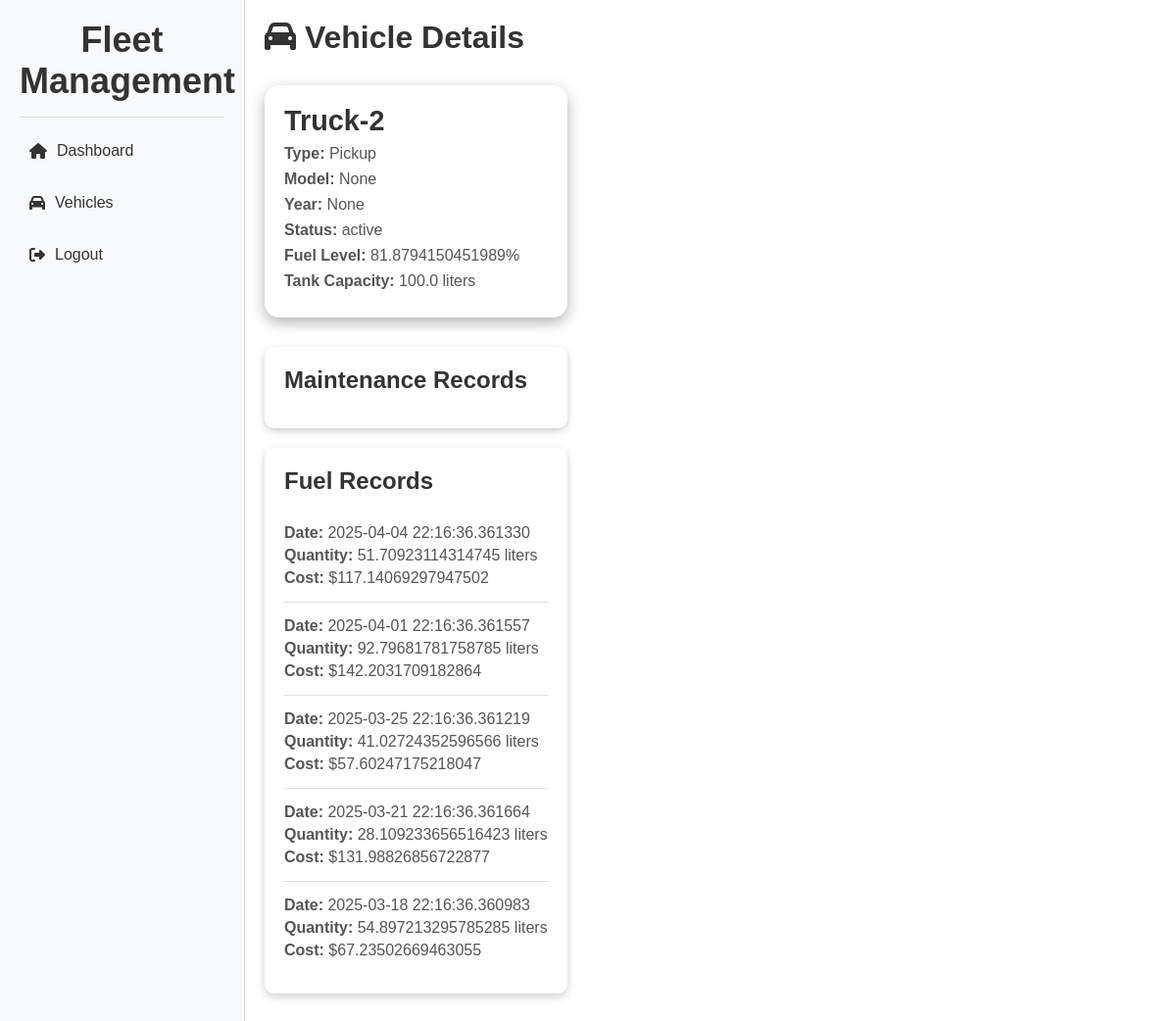
The app's page /vehicle/2 (signed in), older data.
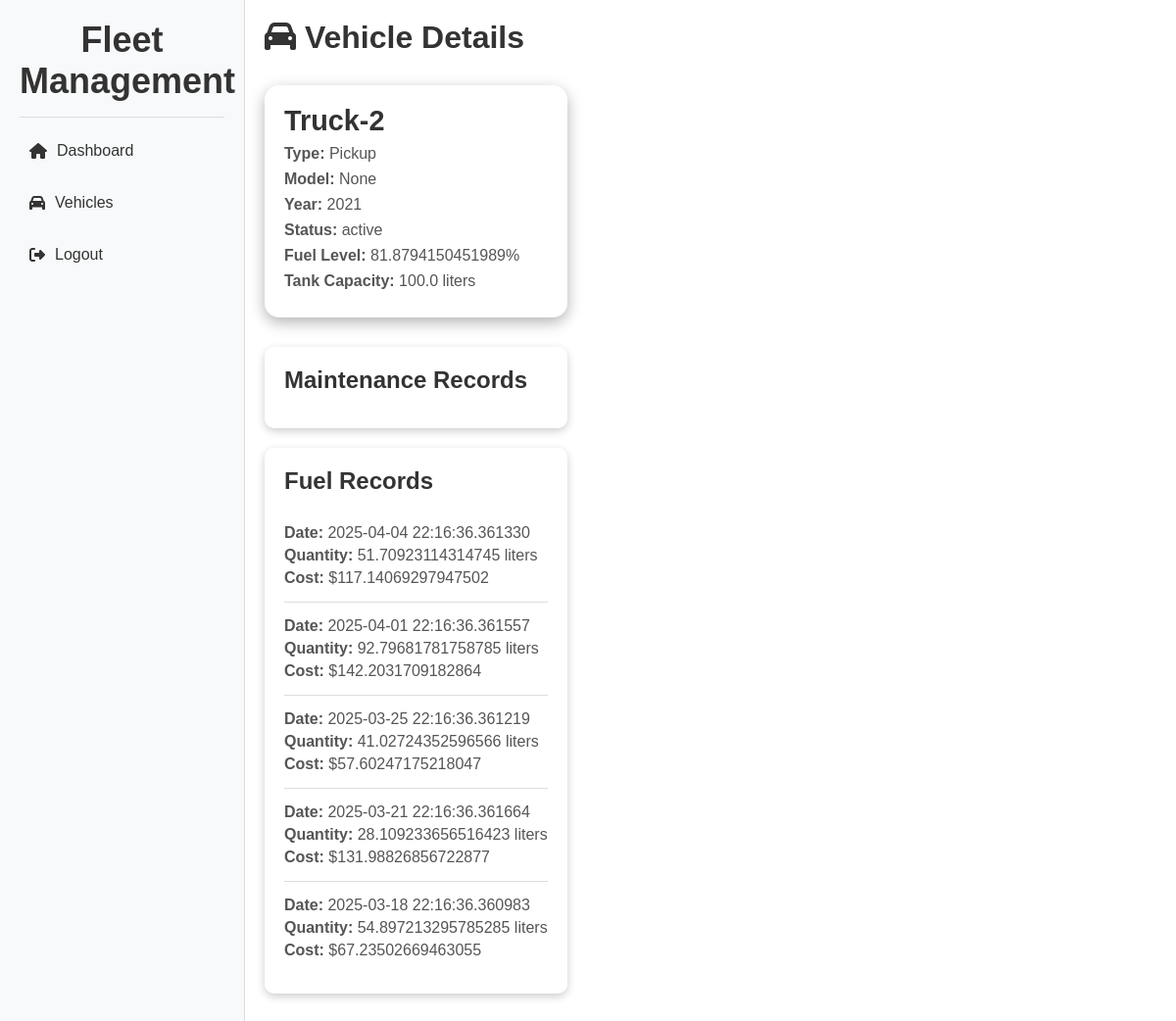
The same page, newer data.
### app.py (models this page shows)
class Vehicle(db.Model):
    id = db.Column(db.Integer, primary_key=True)
    name = db.Column(db.String(80), nullable=False)
    vehicle_type = db.Column(db.String(50), nullable=False, default='Truck')  # New field
    model = db.Column(db.String(100))  # New field
    year = db.Column(db.Integer)  # New field
    current_location = db.Column(db.String(200))
    latitude = db.Column(db.Float)
    longitude = db.Column(db.Float)
    fuel_level = db.Column(db.Float, default=100.0)
    status = db.Column(db.String(50), default='active')
    last_maintenance = db.Column(db.DateTime)
    tank_capacity = db.Column(db.Float, default=100.0)
    maintenance_records = db.relationship('MaintenanceRecord', backref='vehicle', lazy=True)
    fuel_records = db.relationship('FuelRecord', backref='vehicle', lazy=True)
    created_at = db.Column(db.DateTime, default=datetime.utcnow)
    updated_at = db.Column(db.DateTime, default=datetime.utcnow, onupdate=datetime.utcnow)
    image_url = db.Column(db.String(500))  # New field for vehicle image

### app.py (the view)
@app.route('/vehicle/<int:id>')
@login_required
def vehicle_details(id):
    vehicle = Vehicle.query.get_or_404(id)  # Fetch the vehicle by its ID
    maintenance_records = MaintenanceRecord.query.filter_by(vehicle_id=id).order_by(MaintenanceRecord.date.desc()).all()
    fuel_records = FuelRecord.query.filter_by(vehicle_id=id).order_by(FuelRecord.date.desc()).all()
    return render_template(
        'vehicle_details.html',
        vehicle=vehicle,
        maintenance_records=maintenance_records,
        fuel_records=fuel_records
    )

### app.py (called while the page is built)
@login_manager.user_loader
def load_user(user_id):
    return User.query.get(int(user_id))

### templates/vehicle_details.html (shortened to what this page needs)
<!DOCTYPE html>
<html lang="en">
<head>
    <link rel="stylesheet" href="{{ url_for('static', filename='css/vehicle_details.css') }}">
    <link rel="stylesheet" href="https://cdnjs.cloudflare.com/ajax/libs/font-awesome/6.4.0/css/all.min.css"/>
</head>
<body>
    <div class="details-container">
        <aside class="sidebar">
            <div class="sidebar-header">
                <h2>Fleet Management</h2>
            </div>
            <hr class="sidebar-divider">
            <ul class="sidebar-menu">
                <li>
                    <a href="/dashboard"><i class="fa-solid fa-home"></i> Dashboard</a>
                </li>
                <li>
                    <a href="/vehicles"><i class="fa-solid fa-car"></i> Vehicles</a>
                </li>
                <li>
                    <a href="/logout"><i class="fa-solid fa-right-from-bracket"></i> Logout</a>
                </li>
            </ul>
        </aside>
        <main class="content-wrapper">
            <header class="header">
                <h1 class="title"><i class="fa-solid fa-car"></i> Vehicle Details</h1>
            </header>
            <section class="vehicle-info">
                <h2>{{ vehicle.name }}</h2>
                <p><strong>Type:</strong> {{ vehicle.vehicle_type }}</p>
                <p><strong>Model:</strong> {{ vehicle.model }}</p>
                <p><strong>Year:</strong> {{ vehicle.year }}</p>
                <p><strong>Status:</strong> {{ vehicle.status }}</p>
                <p><strong>Fuel Level:</strong> {{ vehicle.fuel_level }}%</p>
                <p><strong>Tank Capacity:</strong> {{ vehicle.tank_capacity }} liters</p>
            </section>
            <section class="records-section">
                <div class="records-container">
                    <h3>Maintenance Records</h3>
                </div>
                <div class="records-container">
                    <h3>Fuel Records</h3>
                    <ul>
                        {% for record in fuel_records %}
                        <li>
                            <p><strong>Date:</strong> {{ record.date }}</p>
                            <p><strong>Quantity:</strong> {{ record.quantity }} liters</p>
                            <p><strong>Cost:</strong> ${{ record.cost }}</p>
                        </li>
                        {% endfor %}
                    </ul>
                </div>
            </section>
        </main>
    </div>
</body>
</html>

Row changes from the older to the newer data that the page shows:
changed Vehicle "Truck-2": year "None" → "2021"
